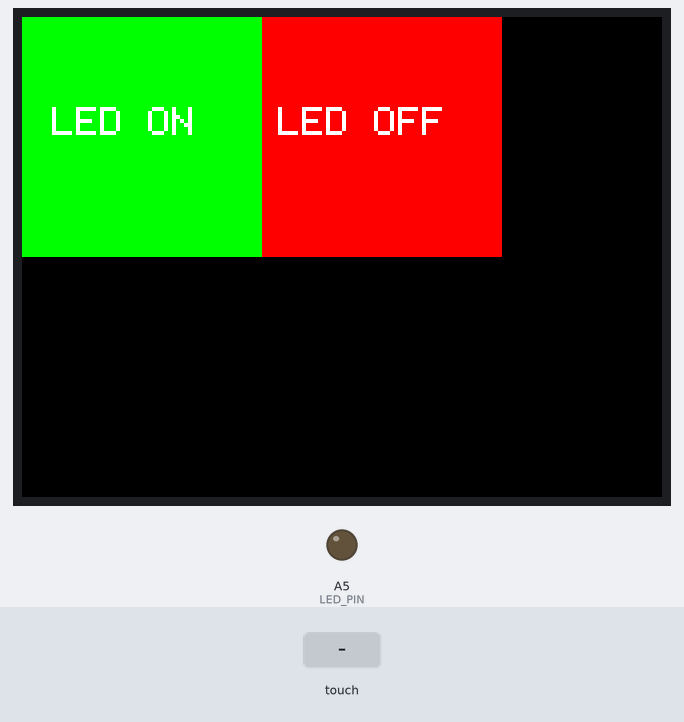
The sketch below on a simulated Arduino Uno, built with avr-gcc and run on an emulated ATmega328P. Parts: 320×240 colour display, output pins drawn as LEDs (lit = HIGH). The inputs (shaded band) are chosen by the test bench.

Above: at 1.4 s.
1.5 s: touch panel pressed at 13 % / 10 % of its raw x / y range
At 2.7 s:
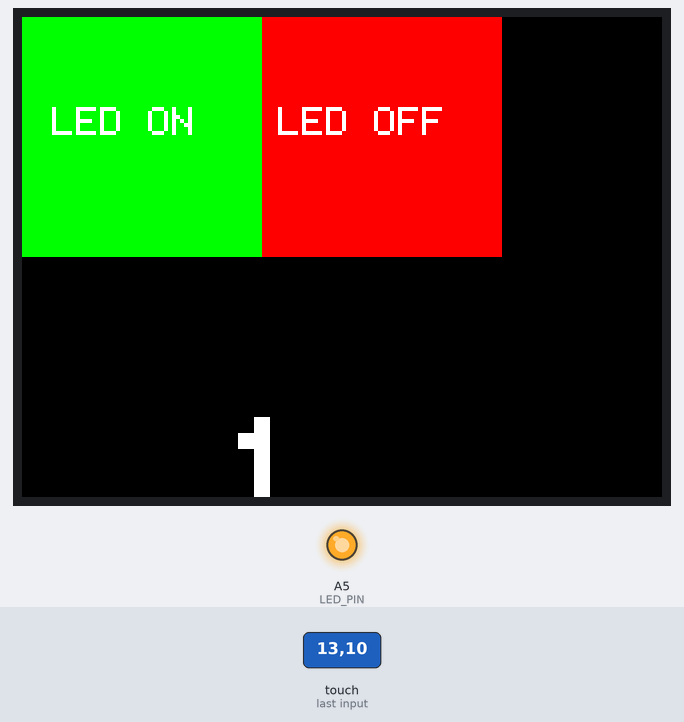
3.0 s: touch panel pressed at 62 % / 10 % of its raw x / y range
At 3.9 s:
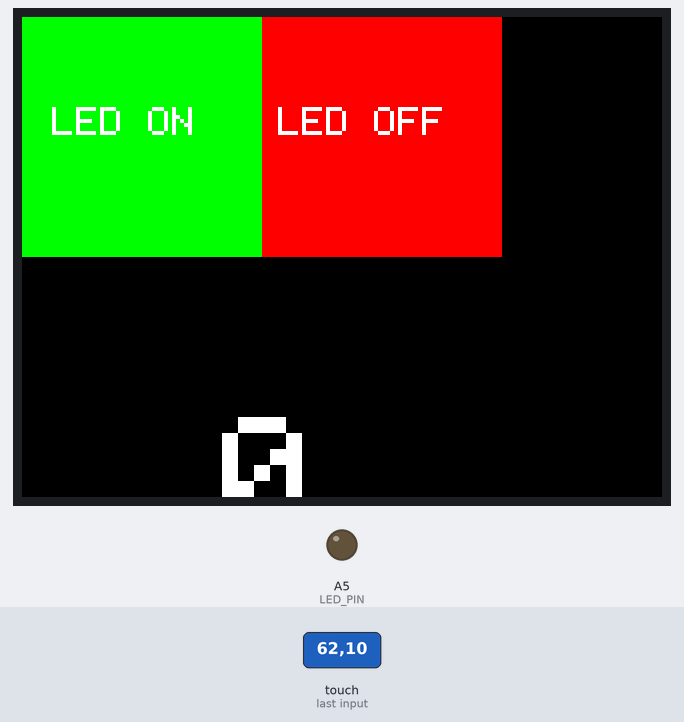
4.5 s: touch panel pressed at 38 % / 10 % of its raw x / y range
At 5.1 s:
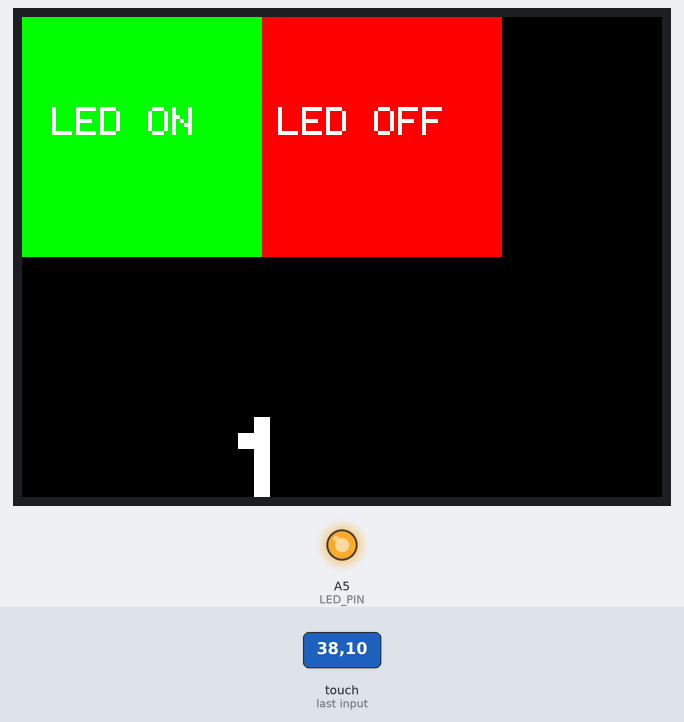
6.0 s: touch panel pressed at 62 % / 30 % of its raw x / y range
At 7.4 s:
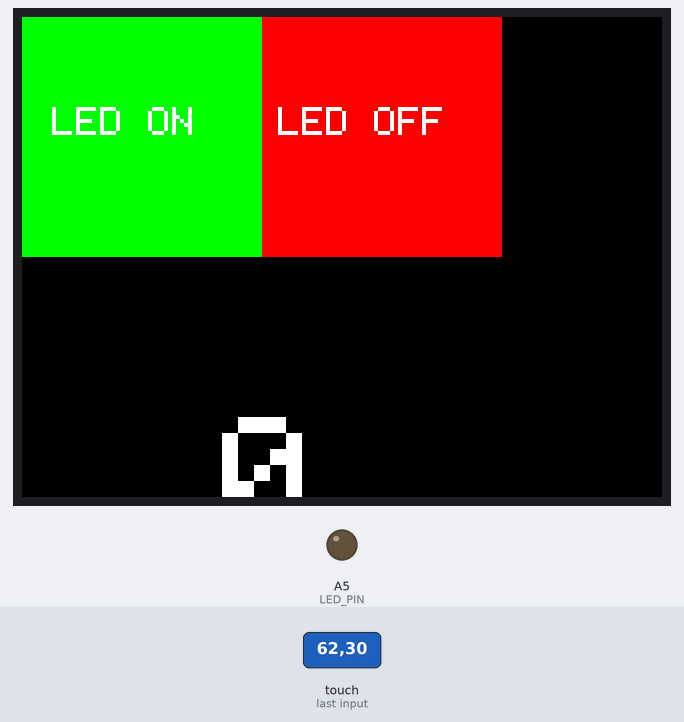
Timing chart, 0 to 8.5 s (numbered marks = the images above; inputs shaded):
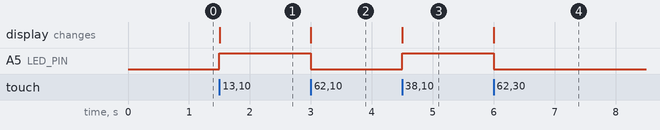

Measured:
- after the input at 1.5 s, A5 (LED_PIN): LOW → HIGH at once; the display: changes at once (image 1)
- after the input at 3.0 s, A5 (LED_PIN): HIGH → LOW at once; the display: changes at once (image 2)
- after the input at 4.5 s, A5 (LED_PIN): LOW → HIGH at once; the display: changes at once (image 3)
- after the input at 6.0 s, A5 (LED_PIN): HIGH → LOW at once; the display: changes at once (image 4)

The sketch:

sketch_sep6a.ino
```cpp
// Modified for SPFD5408 Library by Joao Lopes
 #include <SPFD5408_Adafruit_GFX.h>  // Core graphics library
 #include <SPFD5408_Adafruit_TFTLCD.h> // Hardware-specific library
 #include <SPFD5408_TouchScreen.h>
 // Pin assignments for the TFT touch screen
 #define YP  A1
 #define XM  A2
 #define YM  7
 #define XP  6
 // Calibrated values for the TFT touch screen
 #define TS_MINX  178
 #define TS_MINY  75
 #define TS_MAXX  931
 #define TS_MAXY  895
 // Instantiate the ts object
 TouchScreen ts = TouchScreen(XP, YP, XM, YM, 300);
 #define LCD_RD  A0
 #define LCD_WR  A1
 #define LCD_CD  A2
 #define LCD_CS  A3
 #define LCD_RESET A4
 // Instantiate the tft object
 Adafruit_TFTLCD tft(LCD_CS, LCD_CD, LCD_WR, LCD_RD, LCD_RESET);
 // Assign human-readable names to some common 16-bit color values:
 #define BLACK  0x0000
 #define BLUE  0x001F
 #define RED   0xF800
 #define GREEN  0x07E0
 #define CYAN  0x07FF
 #define MAGENTA 0xF81F
 #define YELLOW 0xFFE0
 #define WHITE  0xFFFF
 #define BOXSIZE   40
 #define PENRADIUS  3
 #define MINPRESSURE 10
 #define MAXPRESSURE 1000
 #define LED_PIN   A5
 int touch = 0;
 void setup() {
  pinMode(LED_PIN, OUTPUT);
  digitalWrite(LED_PIN, LOW);
  Serial.begin(9600);
  tft.reset();
  tft.begin(0x9341);
  tft.setRotation(1); // This settings works for me with correct orientation
            // tft.setRotation(2);
  tft.setTextColor(WHITE);
  tft.setTextSize(2);
  tft.fillScreen(BLACK);
  tft.fillRect(0, 0, 120, 120, GREEN);
  tft.fillRect(120, 0, 120, 120, RED);
  tft.setCursor(15, 45);
  tft.println("LED ON");
  tft.setCursor(128, 45);
  tft.println("LED OFF");
  tft.setTextColor(WHITE, BLACK);
  tft.setTextSize(8);
 }
 void loop() {
  // Get the touch points
  TSPoint p = ts.getPoint();
  // Restore the mode
  pinMode(XM, OUTPUT);
  pinMode(YP, OUTPUT);
  if (p.z > MINPRESSURE && p.z < MAXPRESSURE) {
   p.x = map(p.x, TS_MINX, TS_MAXX, 0, tft.width());
   p.y = map(p.y, TS_MINY, TS_MAXY, 0, tft.height());
   // Touch area for box 1
   if (p.x > 0 && p.x < 120) {
    if (p.y > 0 && p.y < 120) {
     touch = 1;
    }
   }
   // Touch area for box 2
   if (p.x > 120 && p.x < 240) {
    if (p.y > 0 && p.y < 120) {
     touch = 2;
    }
   }
  }
  // Process the touch in box 1
  if (touch == 1) {
   digitalWrite(LED_PIN, HIGH);
   tft.setCursor(100,200);
   tft.print("1");
   touch = 0;
   delay(100);
  }
  // Process the touch in box 2
  if (touch == 2) {
   digitalWrite(LED_PIN, LOW);
   tft.setCursor(100,200);
   tft.print("0");
   touch = 0;
   delay(100);
  }
 }
```
